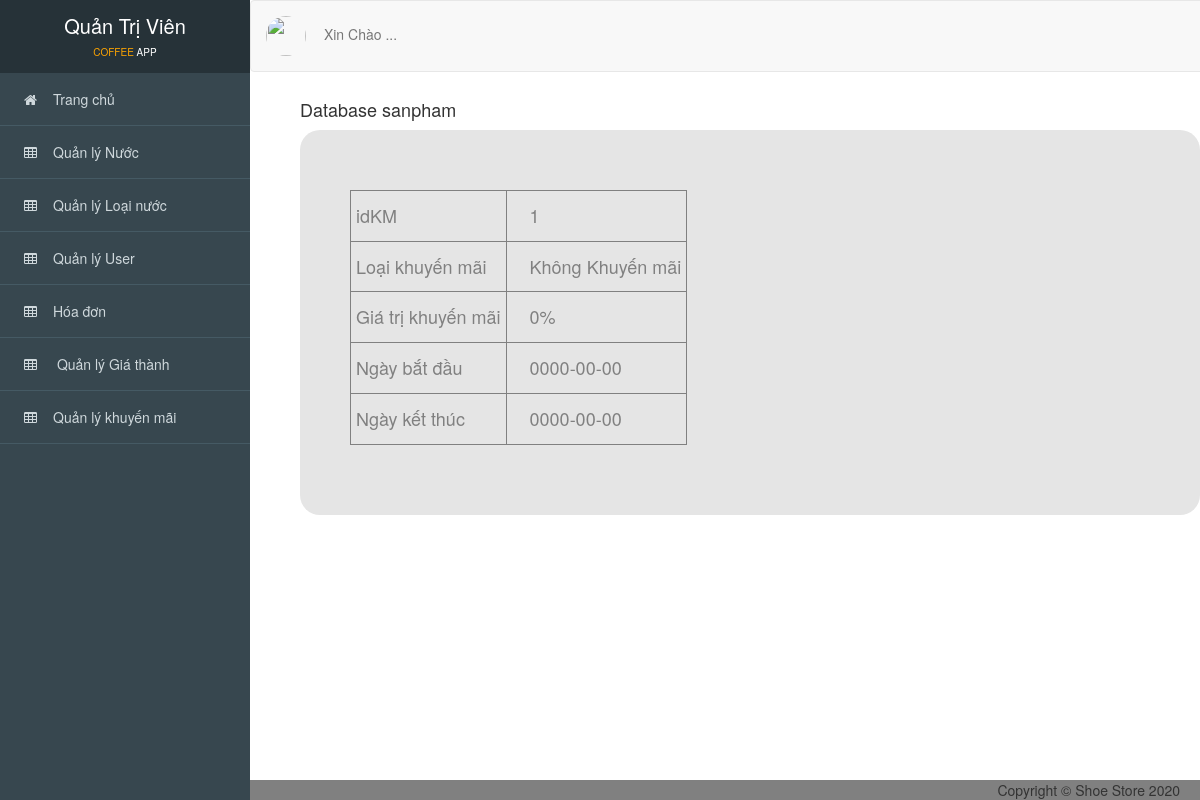
Page /Admin/index.php?action=xemkhuyenmai&id=1 on the committed database.
### tables this page shows
CREATE TABLE `khuyenmai` (
  `idKM` int(11) NOT NULL,
  `LoaiKM` varchar(255) NOT NULL,
  `GiatriKM` double NOT NULL,
  `NgayBD` date NOT NULL,
  `NgayKT` date NOT NULL
);

### Admin/controller_admin/quanlykhuyenmai.php (called while the page is built, shortened)
<?php
    require_once('./model_admin/khuyenmai.php');
    class khuyenmaicontroller
    {
    	var $khuyenmai_model;
    	public function __construct()
    	{
    		$this->khuyenmai_model = new khuyenmai();
    	}
    	 public function details()
        {
            $id = isset($_GET['id']) ? $_GET['id'] : 1;
            $data = $this->khuyenmai_model->find($id);
            require_once('views_admin/index.php');
        }
       }
?>

### Admin/model_admin/ketnoi.php (called while the page is built, shortened)
<?php
    class ketnoi
    {
    	function __construct()
    	{
    		$host = "localhost";
    		$username ="root";
    		$password = "";
    		$dbname = "coffe_app";
    		$this->connect = new mysqli($host,$username,$password,$dbname);
    	}
    }
?>

### Admin/model_admin/khuyenmai.php (called while the page is built, shortened)
<?php
    require_once('ketnoi.php');
    class khuyenmai
    {
    	var $conn;
    	function __construct()
    	{
    		$connect_obj = new ketnoi();
    		$this->conn = $connect_obj->connect;
    	}
    	function find($id)
        {
            $query = "SELECT * FROM khuyenmai WHERE idKM=$id";
            return $this->conn->query($query)->fetch_assoc();
        }
    }
?>

### Admin/views_admin/khuyenmai/xem.php (the view)
<div id="viewport">
<div class="container-fluid" id="noidung">
      <h4>Database sanpham</h4>
      <div style="background-color: #e5e5e5; padding: 60px 50px 10px; color:gray;border-radius: 20px;">
        <table border="1" cellpadding="5">
          <tr>
            <td><h4>idKM </h4></td>
            <td><h4> &emsp;<?= $data['idKM'];   ?>  </h4></td>
          </tr>
          <tr>
            <td><h4>Loại khuyến mãi </h4></td>
            <td><h4> &emsp;<?= $data['LoaiKM'];   ?>   </h4></td>
          </tr>
          <tr>
            <td><h4>Giá trị khuyến mãi</h4></td>
            <td><h4> &emsp;<?= $data['GiatriKM']."%";   ?>  </h4></td>
          </tr>
          <tr>
            <td><h4>Ngày bắt đầu </h4></td>
            <td><h4> &emsp;<?= $data['NgayBD'];   ?>  </h4></td>
          </tr>
          <tr>
            <td><h4>Ngày kết thúc </h4></td>
            <td><h4> &emsp;<?= $data['NgayKT'];   ?>  </h4></td>
          </tr>
        </table>
        <br>
        <br>
        <br>
      </div>
</div>
</div>

### Admin/public_admin/css/style.css (style rules this page uses)
body { overflow-x: hidden; font-family: 'Roboto', sans-serif; font-size: 16px; }
#viewport { padding-left: 250px; -webkit-transition: all 0.5s ease; -moz-transition: all 0.5s ease; -o-transition: all 0.5s ease; transition: all 0.5s ease; }
#noidung { padding-top: 90px; padding-left: 50px; background-color: white; }

### rows in the picture
khuyenmai: idKM "1", LoaiKM "Không Khuyến mãi", GiatriKM "0", NgayBD "0000-00-00", NgayKT "0000-00-00"
